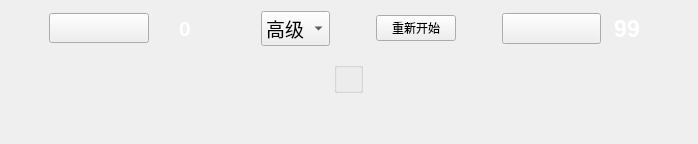
       <widget class="QWidget" name="game">
        <attribute name="title">
         <string>游戏</string>
        </attribute>
        <layout class="QVBoxLayout" name="verticalLayout">
         <property name="leftMargin">
          <number>9</number>
         </property>
         <item>
          <layout class="QHBoxLayout" name="horizontalLayout">
           <item>
            <spacer name="horizontalSpacer">
             <property name="orientation">
              <enum>Qt::Horizontal</enum>
             </property>
             <property name="sizeHint" stdset="0">
              <size>
               <width>40</width>
               <height>20</height>
              </size>
             </property>
            </spacer>
           </item>
           <item>
            <widget class="QPushButton" name="pushButton_time">
             <property name="minimumSize">
              <size>
               <width>100</width>
               <height>30</height>
              </size>
             </property>
             <property name="styleSheet">
              <string notr="true">border-image: url(:/images/mimeGame/time.png);</string>
             </property>
             <property name="text">
              <string/>
             </property>
            </widget>
           </item>
           <item>
            <widget class="QLabel" name="label_time">
             <property name="minimumSize">
              <size>
               <width>60</width>
               <height>0</height>
              </size>
             </property>
             <property name="maximumSize">
              <size>
               <width>60</width>
               <height>16777215</height>
              </size>
             </property>
             <property name="font">
              <font>
               <pointsize>16</pointsize>
               <weight>75</weight>
               <bold>true</bold>
              </font>
             </property>
             <property name="styleSheet">
              <string notr="true">background-color: qlineargradient(x1:0,y1:0,x2:0,y2:1,stop:0 #dadbde,stop:1
 #51b5eb);

color: rgb(255, 255, 255);</string>
             </property>
             <property name="text">
              <string>0</string>
             </property>
             <property name="alignment">
              <set>Qt::AlignCenter</set>
             </property>
            </widget>
           </item>
           <item>
            <spacer name="horizontalSpacer_7">
             <property name="orientation">
              <enum>Qt::Horizontal</enum>
             </property>
             <property name="sizeHint" stdset="0">
              <size>
               <width>40</width>
               <height>20</height>
              </size>
             </property>
            </spacer>
           </item>
           <item>
            <widget class="QComboBox" name="comboBox_gameLevel">
             <property name="minimumSize">
              <size>
               <width>69</width>
               <height>25</height>
              </size>
             </property>
             <property name="font">
              <font>
               <family>隶书</family>
               <pointsize>14</pointsize>
              </font>
             </property>
             <property name="currentIndex">
              <number>2</number>
             </property>
             <item>
              <property name="text">
               <string>初级</string>
              </property>
             </item>
             <item>
              <property name="text">
               <string>中级</string>
              </property>
             </item>
             <item>
              <property name="text">
               <string>高级</string>
              </property>
             </item>
            </widget>
           </item>
           <item>
            <spacer name="horizontalSpacer_9">
             <property name="orientation">
              <enum>Qt::Horizontal</enum>
             </property>
             <property name="sizeHint" stdset="0">
              <size>
               <width>40</width>
               <height>20</height>
              </size>
             </property>
            </spacer>
           </item>
           <item>
            <widget class="QPushButton" name="pushButton_reStart">
             <property name="minimumSize">
              <size>
               <width>65</width>
               <height>25</height>
              </size>
             </property>
             <property name="styleSheet">
              <string notr="true"/>
             </property>
             <property name="text">
              <string>重新开始</string>
             </property>
            </widget>
           </item>
           <item>
            <spacer name="horizontalSpacer_8">
             <property name="orientation">
              <enum>Qt::Horizontal</enum>
             </property>
             <property name="sizeHint" stdset="0">
              <size>
               <width>40</width>
               <height>20</height>
              </size>
             </property>
            </spacer>
           </item>
           <item>
            <widget class="QPushButton" name="pushButton_mineNum">
             <property name="minimumSize">
              <size>
               <width>99</width>
               <height>31</height>
              </size>
             </property>
             <property name="styleSheet">
              <string notr="true">border-image: url(:/images/mimeGame/mineNum.png);</string>
             </property>
             <property name="text">
              <string/>
             </property>
            </widget>
           </item>
           <item>
            <widget class="QLabel" name="label_mineNum">
             <property name="minimumSize">
              <size>
               <width>40</width>
               <height>0</height>
              </size>
             </property>
             <property name="maximumSize">
              <size>
               <width>40</width>
               <height>16777215</height>
              </size>
             </property>
             <property name="font">
              <font>
               <pointsize>17</pointsize>
               <weight>75</weight>
               <bold>true</bold>
              </font>
             </property>
             <property name="styleSheet">
              <string notr="true">background-color: qlineargradient(x1:0,y1:0,x2:0,y2:1,stop:0 #dadbde,stop:1
 #51b5eb);
color: rgb(255, 255, 255);</string>
             </property>
             <property name="text">
              <string>99</string>
             </property>
             <property name="alignment">
              <set>Qt::AlignCenter</set>
             </property>
            </widget>
           </item>
           <item>
            <spacer name="horizontalSpacer_2">
             <property name="orientation">
              <enum>Qt::Horizontal</enum>
             </property>
             <property name="sizeHint" stdset="0">
              <size>
               <width>40</width>
               <height>20</height>
              </size>
             </property>
            </spacer>
           </item>
          </layout>
         </item>
         <item>
          <spacer name="verticalSpacer_2">
           <property name="orientation">
            <enum>Qt::Vertical</enum>
           </property>
           <property name="sizeType">
            <enum>QSizePolicy::Maximum</enum>
           </property>
           <property name="sizeHint" stdset="0">
            <size>
             <width>10</width>
             <height>10</height>
            </size>
           </property>
          </spacer>
         </item>
         <item>
          <layout class="QHBoxLayout" name="horizontalLayout_2">
           <item>
            <spacer name="horizontalSpacer_3">
             <property name="orientation">
              <enum>Qt::Horizontal</enum>
             </property>
             <property name="sizeHint" stdset="0">
              <size>
               <width>40</width>
               <height>20</height>
              </size>
             </property>
            </spacer>
           </item>
           <item>
            <widget class="QGroupBox" name="groupBox">
             <property name="styleSheet">
              <string notr="true">
QGroupBox#groupBox
{
	border-top-color: rgb(128, 168, 255,100);
}
</string>
             </property>
             <property name="title">
              <string/>
             </property>
            </widget>
           </item>
           <item>
            <spacer name="horizontalSpacer_4">
             <property name="orientation">
              <enum>Qt::Horizontal</enum>
             </property>
             <property name="sizeHint" stdset="0">
              <size>
               <width>40</width>
               <height>20</height>
              </size>
             </property>
            </spacer>
           </item>
          </layout>
         </item>
         <item>
          <spacer name="verticalSpacer">
           <property name="orientation">
            <enum>Qt::Vertical</enum>
           </property>
           <property name="sizeHint" stdset="0">
            <size>
             <width>20</width>
             <height>40</height>
            </size>
           </property>
          </spacer>
         </item>
        </layout>
       </widget>
